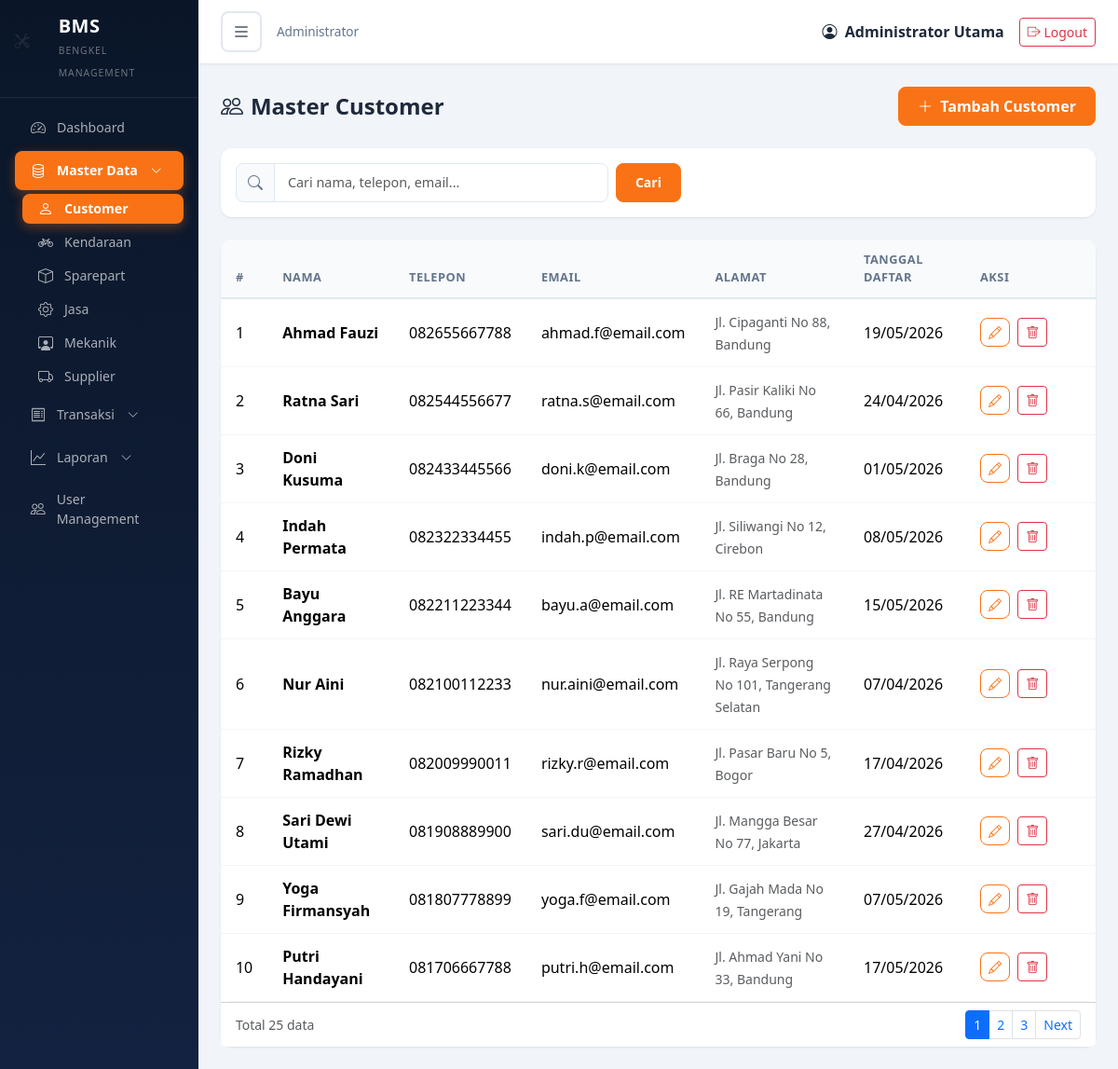
/master/customer.php (signed in), run on the app's committed database.
### tables this page shows
CREATE TABLE `client` (
  `client_id` int NOT NULL,
  `nama` varchar(100) NOT NULL,
  `alamat` text,
  `telepon` varchar(20) DEFAULT NULL,
  `email` varchar(100) DEFAULT NULL,
  `tanggal_daftar` date DEFAULT NULL
);

### config/auth.php (called while the page is built, shortened)
<?php
function getRoleName($role) {
    $roles = [
        'admin'   => 'Administrator',
        'kasir'   => 'Kasir',
        'manager' => 'Manager'
    ];
    return isset($roles[$role]) ? $roles[$role] : $role;
}
?>

### includes/functions.php (called while the page is built, shortened)
<?php
function formatDate($date) {
    return date('d/m/Y', strtotime($date));
}
?>

### master/customer.php (the view, shortened to what this page needs)
<?php
require_once __DIR__ . '/../includes/header.php';
$search = isset($_GET['search']) ? sanitize($conn, $_GET['search']) : '';
$page   = isset($_GET['page']) ? max(1, (int)$_GET['page']) : 1;
$limit  = 10;
$offset = ($page - 1) * $limit;
$where = '';
$totalQuery = mysqli_query($conn, "SELECT COUNT(*) as jml FROM client $where");
$totalData  = mysqli_fetch_assoc($totalQuery)['jml'];
$totalPages = ceil($totalData / $limit);
$query  = "SELECT * FROM client $where ORDER BY client_id DESC LIMIT $limit OFFSET $offset";
$result = mysqli_query($conn, $query);
?>
<div class="page-header">
    <h4><i class="bi bi-people me-2"></i>Master Customer</h4>
    <button class="btn btn-primary" onclick="openAddModal()">
        <i class="bi bi-plus-lg me-1"></i> Tambah Customer
    </button>
</div>
<div class="card mb-4">
    <div class="card-body py-3">
        <form method="GET" class="d-flex gap-2">
            <div class="input-group" style="max-width:400px;">
                <span class="input-group-text"><i class="bi bi-search"></i></span>
                <input type="text" class="form-control" name="search" placeholder="Cari nama, telepon, email..." value="<?php echo htmlspecialchars($search); ?>">
            </div>
            <button type="submit" class="btn btn-primary btn-sm">Cari</button>
        </form>
    </div>
</div>
<div class="card">
    <div class="card-body p-0">
        <div class="table-responsive">
            <table class="table table-hover mb-0">
                <thead>
                    <tr>
                        <th width="50">#</th>
                        <th>Nama</th>
                        <th>Telepon</th>
                        <th>Email</th>
                        <th>Alamat</th>
                        <th>Tanggal Daftar</th>
                        <th width="140">Aksi</th>
                    </tr>
                </thead>
                <tbody>
                    <?php if (mysqli_num_rows($result) > 0): ?>
                        <?php $no = $offset + 1; while ($row = mysqli_fetch_assoc($result)): ?>
                        <tr>
                            <td><?php echo $no++; ?></td>
                            <td class="fw-semibold"><?php echo htmlspecialchars($row['nama']); ?></td>
                            <td><?php echo htmlspecialchars($row['telepon']); ?></td>
                            <td><?php echo htmlspecialchars($row['email']); ?></td>
                            <td><small class="text-muted"><?php echo htmlspecialchars($row['alamat']); ?></small></td>
                            <td><?php echo formatDate($row['tanggal_daftar']); ?></td>
                            <td>
                                <button class="btn btn-sm btn-outline-primary me-1" onclick="openEditModal(<?php echo $row['client_id']; ?>)">
                                    <i class="bi bi-pencil"></i>
                                </button>
                                <button class="btn btn-sm btn-outline-danger" onclick="deleteCustomer(<?php echo $row['client_id']; ?>, '<?php echo htmlspecialchars($row['nama']); ?>')">
                                    <i class="bi bi-trash"></i>
                                </button>
                            </td>
                        </tr>
                        <?php endwhile; ?>
                    <?php endif; ?>
                </tbody>
            </table>
        </div>
    </div>
    <?php if ($totalPages > 1): ?>
    <div class="card-footer bg-white d-flex justify-content-between align-items-center">
        <small class="text-muted">Total <?php echo $totalData; ?> data</small>
        <nav>
            <ul class="pagination pagination-sm mb-0">
                <?php for ($i = max(1, $page-2); $i <= min($totalPages, $page+2); $i++): ?>
                    <li class="page-item <?php echo ($i == $page) ? 'active' : ''; ?>">
                        <a class="page-link" href="?page=<?php echo $i; ?>&search=<?php echo urlencode($search); ?>"><?php echo $i; ?></a>
                    </li>
                <?php endfor; ?>
                <?php if ($page < $totalPages): ?>
                    <li class="page-item"><a class="page-link" href="?page=<?php echo $page+1; ?>&search=<?php echo urlencode($search); ?>">Next</a></li>
                <?php endif; ?>
            </ul>
        </nav>
    </div>
    <?php endif; ?>
</div>
<?php require_once __DIR__ . '/../includes/footer.php'; ?>

### includes/header.php (shortened to what this page needs)
<?php
require_once __DIR__ . '/../config/auth.php';
require_once __DIR__ . '/functions.php';
$currentPage = basename($_SERVER['PHP_SELF']);
$currentDir  = basename(dirname($_SERVER['PHP_SELF']));
?>
<!DOCTYPE html>
<html lang="id">
<head>
    <link href="https://cdn.jsdelivr.net/npm/bootstrap@5.3.3/dist/css/bootstrap.min.css" rel="stylesheet">
    <link href="https://cdn.jsdelivr.net/npm/bootstrap-icons@1.11.3/font/bootstrap-icons.css" rel="stylesheet">
    <link href="/bms/assets/css/style.css" rel="stylesheet">
</head>
<body>
<div class="d-flex">
    <nav id="sidebar" class="sidebar">
        <div class="sidebar-header p-3">
            <div class="d-flex align-items-center gap-2">
                <div class="login-logo" style="width:40px;height:40px;border-radius:10px;font-size:1rem;margin-bottom:0;">
                    <i class="bi bi-tools"></i>
                </div>
                <div>
                    <h5 class="mb-0">BMS</h5>
                    <small style="color:rgba(255,255,255,0.4);font-size:0.65rem;letter-spacing:1px;">BENGKEL MANAGEMENT</small>
                </div>
            </div>
        </div>
        <hr class="my-0">
        <ul class="nav flex-column p-2">
            <li class="nav-item">
                <a class="nav-link <?php echo ($currentPage == 'dashboard.php') ? 'active' : ''; ?>" href="/bms/dashboard.php">
                    <i class="bi bi-speedometer2"></i> Dashboard
                </a>
            </li>
            <?php if (in_array($_SESSION['role'], ['admin'])): ?>
            <li class="nav-item">
                <a class="nav-link <?php echo ($currentDir == 'master') ? 'active' : ''; ?>" href="#masterSubmenu" data-bs-toggle="collapse">
                    <i class="bi bi-database"></i> Master Data <i class="bi bi-chevron-down float-end"></i>
                </a>
                <div class="collapse <?php echo ($currentDir == 'master') ? 'show' : ''; ?>" id="masterSubmenu">
                    <ul class="nav flex-column ms-2">
                        <li class="nav-item"><a class="nav-link py-1 <?php echo ($currentPage == 'customer.php') ? 'active' : ''; ?>" href="/bms/master/customer.php"><i class="bi bi-person"></i> Customer</a></li>
                        <li class="nav-item"><a class="nav-link py-1 <?php echo ($currentPage == 'kendaraan.php') ? 'active' : ''; ?>" href="/bms/master/kendaraan.php"><i class="bi bi-bicycle"></i> Kendaraan</a></li>
                        <li class="nav-item"><a class="nav-link py-1 <?php echo ($currentPage == 'sparepart.php') ? 'active' : ''; ?>" href="/bms/master/sparepart.php"><i class="bi bi-box"></i> Sparepart</a></li>
                        <li class="nav-item"><a class="nav-link py-1 <?php echo ($currentPage == 'jasa.php') ? 'active' : ''; ?>" href="/bms/master/jasa.php"><i class="bi bi-gear"></i> Jasa</a></li>
                        <li class="nav-item"><a class="nav-link py-1 <?php echo ($currentPage == 'mekanik.php') ? 'active' : ''; ?>" href="/bms/master/mekanik.php"><i class="bi bi-person-workspace"></i> Mekanik</a></li>
                        <li class="nav-item"><a class="nav-link py-1 <?php echo ($currentPage == 'supplier.php') ? 'active' : ''; ?>" href="/bms/master/supplier.php"><i class="bi bi-truck"></i> Supplier</a></li>
                    </ul>
                </div>
            </li>
            <?php endif; ?>
            <li class="nav-item">
                <a class="nav-link <?php echo ($currentDir == 'transaksi') ? 'active' : ''; ?>" href="#transaksiSubmenu" data-bs-toggle="collapse">
                    <i class="bi bi-receipt"></i> Transaksi <i class="bi bi-chevron-down float-end"></i>
                </a>
            </li>
            <li class="nav-item">
                <a class="nav-link <?php echo ($currentDir == 'laporan') ? 'active' : ''; ?>" href="#laporanSubmenu" data-bs-toggle="collapse">
                    <i class="bi bi-graph-up"></i> Laporan <i class="bi bi-chevron-down float-end"></i>
                </a>
            </li>
            <?php if (in_array($_SESSION['role'], ['admin'])): ?>
            <li class="nav-item">
                <a class="nav-link <?php echo ($currentPage == 'user_management.php') ? 'active' : ''; ?>" href="/bms/master/user_management.php">
                    <i class="bi bi-people"></i> User Management
                </a>
            </li>
            <?php endif; ?>
        </ul>
    </nav>
    <div id="content" class="flex-grow-1">
        <nav class="top-navbar d-flex justify-content-between align-items-center">
            <div class="d-flex align-items-center gap-3">
                <button class="btn btn-sm" id="sidebarToggle">
                    <i class="bi bi-list fs-5"></i>
                </button>
                <span class="navbar-text"><?php echo getRoleName($_SESSION['role']); ?></span>
            </div>
            <div class="d-flex align-items-center gap-3">
                <span class="user-name"><i class="bi bi-person-circle me-1"></i> <?php echo htmlspecialchars($_SESSION['nama_lengkap']); ?></span>
                <a href="/bms/auth/logout.php" class="btn btn-sm btn-outline-danger">
                    <i class="bi bi-box-arrow-right"></i> Logout
                </a>
            </div>
        </nav>
        <div class="container-fluid p-4 flex-grow-1">

### includes/footer.php (shortened to what this page needs)
        </div>
    </div>
</div>
</body>
</html>

### assets/css/style.css (style rules this page uses)
:root { --primary: #ffffff; --secondary: #0a1628; --secondary-light: #132240; --accent: #f97316; --accent-hover: #ea580c; --bg-body: #f1f5f9; --text-dark: #1e293b; --text-muted: #64748b; --sidebar-width: 260px; }
body { background: var(--bg-body); font-family: 'Segoe UI', system-ui, -apple-system, sans-serif; color: var(--text-dark); }
.sidebar { width: var(--sidebar-width); min-height: 100vh; background: linear-gradient(180deg, var(--secondary) 0%, var(--secondary-light) 100%); transition: all 0.3s ease; position: relative; z-index: 100; }
.sidebar .sidebar-header { border-bottom: 1px solid rgba(255,255,255,0.08); }
.sidebar .sidebar-header h5 { color: #fff; font-weight: 700; letter-spacing: 0.5px; }
.sidebar .sidebar-header small { color: rgba(255,255,255,0.45); font-size: 0.7rem; text-transform: uppercase; letter-spacing: 1px; }
.sidebar .nav-link { color: rgba(255,255,255,0.65); padding: 9px 15px; border-radius: 8px; margin: 2px 8px; font-size: 0.88rem; font-weight: 500; transition: all 0.2s ease; display: flex; align-items: center; gap: 10px; }
.sidebar .nav-link i { font-size: 1rem; width: 20px; text-align: center; }
.sidebar .nav-link.active { background: var(--accent); color: #fff; font-weight: 600; box-shadow: 0 4px 12px rgba(249,115,22,0.35); }
.sidebar .nav-link .bi-chevron-down { font-size: 0.75rem; transition: transform 0.2s; }
.sidebar hr { border-color: rgba(255,255,255,0.08); }
#content { background: var(--bg-body); min-height: 100vh; display: flex; flex-direction: column; }
.top-navbar { background: var(--primary); border-bottom: 1px solid #e2e8f0; padding: 12px 24px; box-shadow: 0 1px 3px rgba(0,0,0,0.04); }
.top-navbar .navbar-text { color: var(--text-muted); font-size: 0.85rem; }
.top-navbar .user-name { color: var(--text-dark); font-weight: 600; }
#sidebarToggle { background: transparent; border: 2px solid #e2e8f0; color: var(--text-dark); border-radius: 8px; padding: 5px 10px; transition: all 0.2s; }
.card { border: none; border-radius: 12px; box-shadow: 0 1px 3px rgba(0,0,0,0.06), 0 1px 2px rgba(0,0,0,0.04); transition: box-shadow 0.2s ease; }
.table { border-radius: 10px; overflow: hidden; }
.table th { background: #f8fafc; font-weight: 700; font-size: 0.8rem; text-transform: uppercase; letter-spacing: 0.5px; color: var(--text-muted); border-bottom: 2px solid #e2e8f0; padding: 12px 16px; }
.table td { padding: 12px 16px; vertical-align: middle; border-bottom: 1px solid #f1f5f9; }
.btn-primary { background: var(--accent); border-color: var(--accent); font-weight: 600; border-radius: 8px; padding: 8px 20px; transition: all 0.2s; }
.btn-outline-primary { color: var(--accent); border-color: var(--accent); border-radius: 8px; font-weight: 600; }
.form-control, .form-select { border-radius: 8px; border: 1.5px solid #e2e8f0; padding: 9px 14px; font-size: 0.9rem; transition: border-color 0.2s, box-shadow 0.2s; }
.input-group-text { background: #f8fafc; border: 1.5px solid #e2e8f0; border-radius: 8px 0 0 8px; color: var(--text-muted); }
.page-header { display: flex; justify-content: space-between; align-items: center; margin-bottom: 24px; }
.page-header h4 { font-weight: 700; color: var(--text-dark); margin: 0; }
.container-fluid.flex-grow-1 { flex: 1; }

### data on the page
client: nama "Ahmad Fauzi", telepon "082655667788", email "ahmad.f@email.com", alamat "Jl. Cipaganti No 88, Bandung", tanggal_daftar "19/05/2026"
client: nama "Ratna Sari", telepon "082544556677", email "ratna.s@email.com", alamat "Jl. Pasir Kaliki No 66, Bandung", tanggal_daftar "24/04/2026"
client: nama "Doni Kusuma", telepon "082433445566", email "doni.k@email.com", alamat "Jl. Braga No 28, Bandung", tanggal_daftar "01/05/2026"
client: nama "Indah Permata", telepon "082322334455", email "indah.p@email.com", alamat "Jl. Siliwangi No 12, Cirebon", tanggal_daftar "08/05/2026"
client: nama "Bayu Anggara", telepon "082211223344", email "bayu.a@email.com", alamat "Jl. RE Martadinata No 55, Bandung", tanggal_daftar "15/05/2026"
client: nama "Nur Aini", telepon "082100112233", email "nur.aini@email.com", alamat "Jl. Raya Serpong No 101, Tangerang Selatan", tanggal_daftar "07/04/2026"
client: nama "Rizky Ramadhan", telepon "082009990011", email "rizky.r@email.com", alamat "Jl. Pasar Baru No 5, Bogor", tanggal_daftar "17/04/2026"
client: nama "Sari Dewi Utami", telepon "081908889900", email "sari.du@email.com", alamat "Jl. Mangga Besar No 77, Jakarta", tanggal_daftar "27/04/2026"
client: nama "Yoga Firmansyah", telepon "081807778899", email "yoga.f@email.com", alamat "Jl. Gajah Mada No 19, Tangerang", tanggal_daftar "07/05/2026"
client: nama "Putri Handayani", telepon "081706667788", email "putri.h@email.com", alamat "Jl. Ahmad Yani No 33, Bandung", tanggal_daftar "17/05/2026"

### other printed values
getRoleName($_SESSION['role']) "Administrator"
$_SESSION['nama_lengkap'] "Administrator Utama"
$totalData "25"
